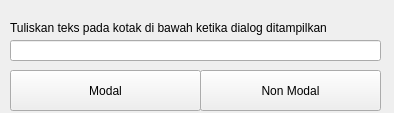
<?xml version="1.0" encoding="UTF-8"?>
<ui version="4.0">
 <class>Form</class>
 <widget class="QWidget" name="Form">
  <property name="geometry">
   <rect>
    <x>0</x>
    <y>0</y>
    <width>394</width>
    <height>113</height>
   </rect>
  </property>
  <property name="windowTitle">
   <string>Demo Dialog setModal</string>
  </property>
  <widget class="QLabel" name="label">
   <property name="geometry">
    <rect>
     <x>10</x>
     <y>20</y>
     <width>371</width>
     <height>16</height>
    </rect>
   </property>
   <property name="text">
    <string>Tuliskan teks pada kotak di bawah ketika dialog ditampilkan</string>
   </property>
  </widget>
  <widget class="QPushButton" name="modalButton">
   <property name="geometry">
    <rect>
     <x>10</x>
     <y>70</y>
     <width>191</width>
     <height>41</height>
    </rect>
   </property>
   <property name="text">
    <string>Modal</string>
   </property>
  </widget>
  <widget class="QPushButton" name="nonModalButton">
   <property name="geometry">
    <rect>
     <x>200</x>
     <y>70</y>
     <width>181</width>
     <height>41</height>
    </rect>
   </property>
   <property name="text">
    <string>Non Modal</string>
   </property>
  </widget>
  <widget class="QLineEdit" name="lineEdit">
   <property name="geometry">
    <rect>
     <x>10</x>
     <y>40</y>
     <width>371</width>
     <height>21</height>
    </rect>
   </property>
  </widget>
 </widget>
 <resources/>
 <connections/>
</ui>
